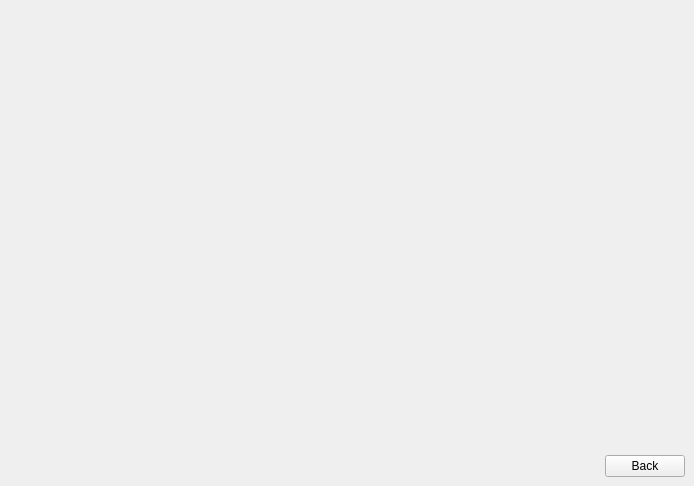
<?xml version="1.0" encoding="UTF-8"?>
<ui version="4.0">
 <class>MainWindow</class>
 <widget class="QMainWindow" name="MainWindow">
  <property name="geometry">
   <rect>
    <x>0</x>
    <y>0</y>
    <width>694</width>
    <height>486</height>
   </rect>
  </property>
  <property name="windowTitle">
   <string>MainWindow</string>
  </property>
  <widget class="QWidget" name="centralwidget">
   <layout class="QGridLayout" name="gridLayout_2" rowstretch="20,1">
    <item row="0" column="0">
     <widget class="QWidget" name="widget" native="true"/>
    </item>
    <item row="0" column="1">
     <widget class="QWidget" name="widget_2" native="true"/>
    </item>
    <item row="1" column="0" colspan="2">
     <layout class="QGridLayout" name="gridLayout">
      <item row="0" column="0">
       <spacer name="horizontalSpacer">
        <property name="orientation">
         <enum>Qt::Horizontal</enum>
        </property>
        <property name="sizeHint" stdset="0">
         <size>
          <width>568</width>
          <height>20</height>
         </size>
        </property>
       </spacer>
      </item>
      <item row="0" column="1">
       <widget class="QPushButton" name="pushButton">
        <property name="text">
         <string>Back</string>
        </property>
       </widget>
      </item>
     </layout>
    </item>
   </layout>
  </widget>
 </widget>
 <resources/>
 <connections/>
</ui>
